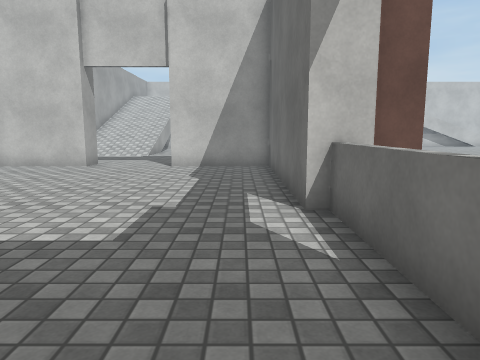
view 1 (above)

22 first-person views from a walk through a Unity game level. The camera is 1.2 m above the floor, tilts 8° down and sees 70° across. The floor is counted in squares, 1 m on a side. Each view is taken from the middle of a square. On the plan, view 1 faces up. The plan holds only what a view shows up to about 14 squares ahead; the rest is blank. The place goes on beyond the plan. The player character is not drawn. Surface patterns are stand-ins for the level's own textures.

view 2
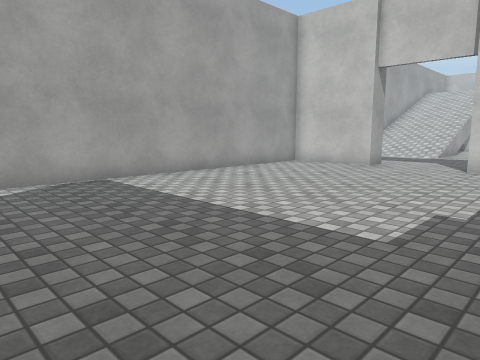

view 3
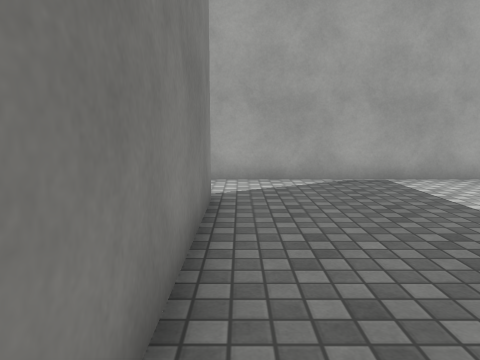

view 4
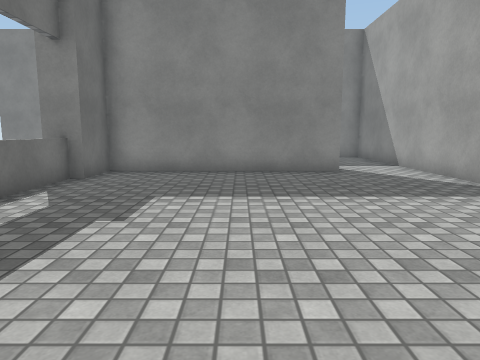

view 5
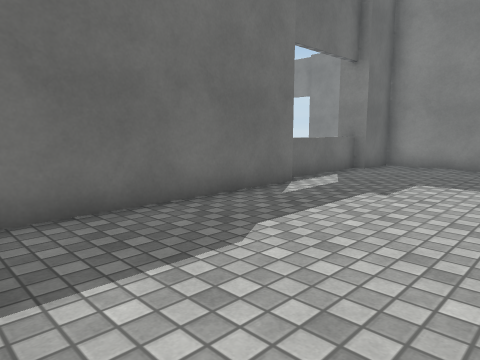

view 6
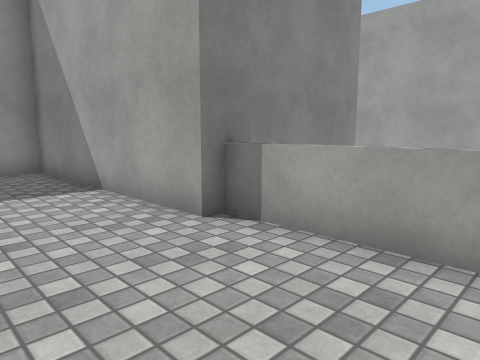

view 7
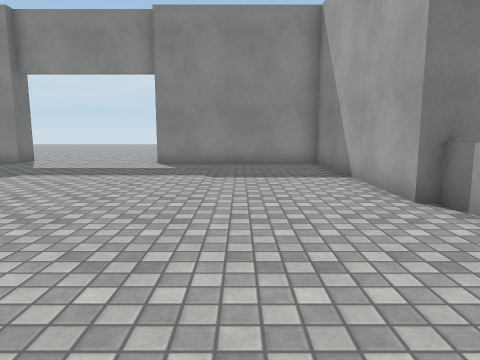

view 8
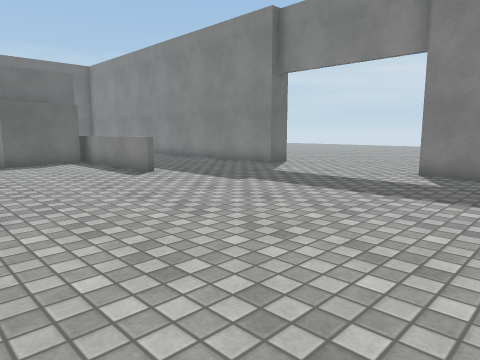

view 9
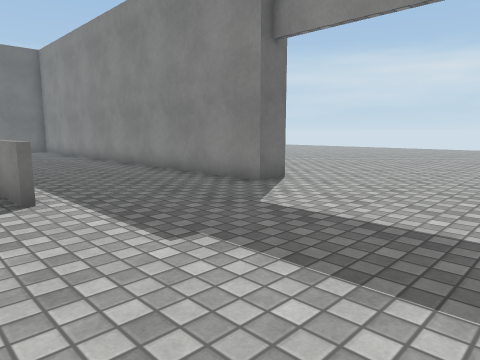

view 10
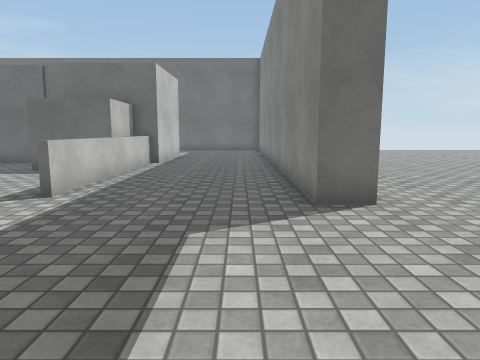

view 11
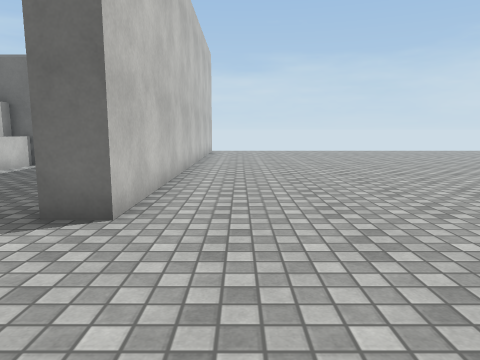

view 12
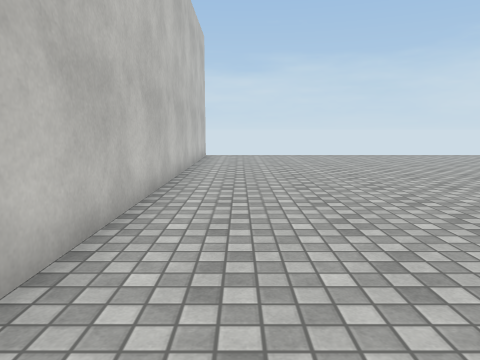

view 13
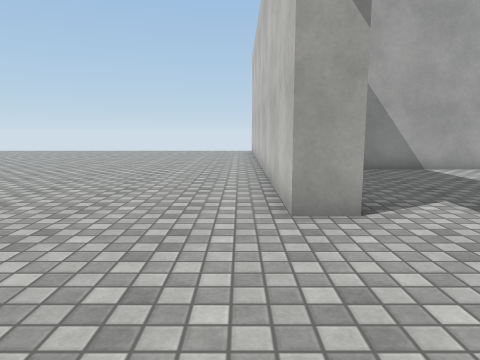

view 14
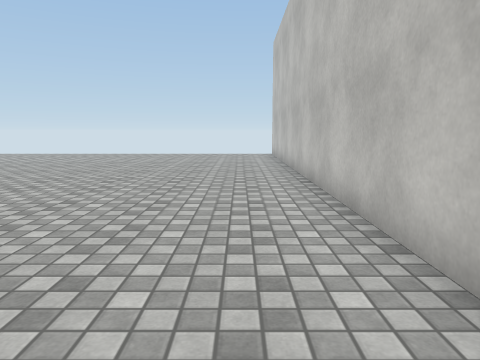

view 15
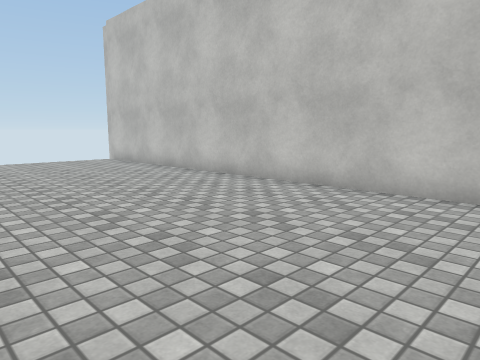

view 16
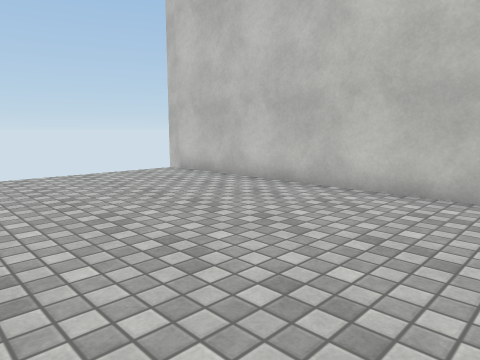

view 17
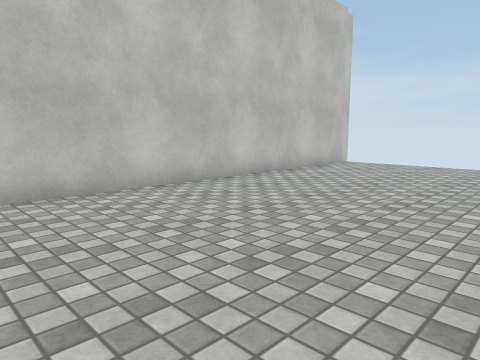

view 18
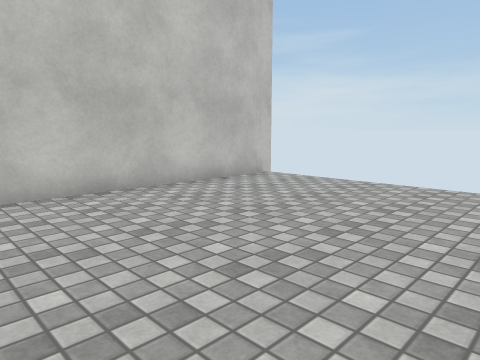

view 19
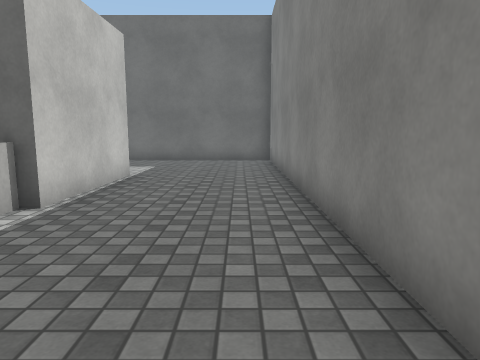

view 20
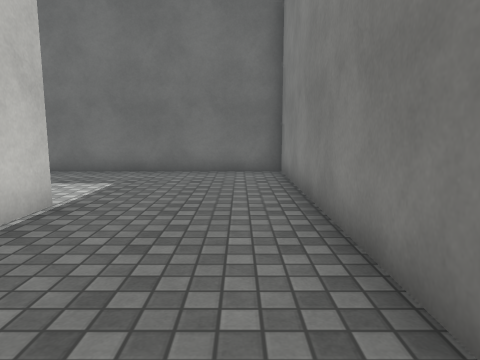

view 21
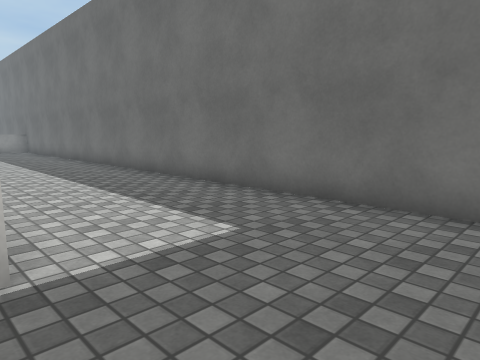

view 22
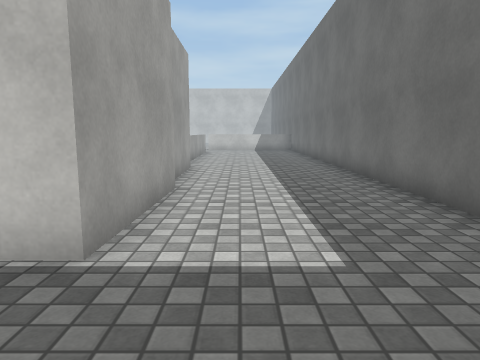

### Floor plan
Points are (right, up) in squares from view 1. A wall is a line through its corners. A room is listed if a view was taken in it or the views show most of it. See-through windows are left out.
Room 1 (views 1, 2, 3, 4)
walls: (1, 5.2) (1, 11.9) (-2.5, 11.9); (-6.1, -0.5) (1, -0.5) (1, 1.2); (-5.4, 11.9) (-8.4, 11.9); (-8.6, 11.5) (-8.6, -1.4)
low walls: (1.4, 1.1) (1.4, 5.2)
ways out: opening at (-3.5, 12.5) to room 2; opening at (-7.5, -1)
Room 2 (views 5, 6, 7, 8, 9, 10, 11, 12, 13, 14, 15, 16, 17, 18, 19, 20, 21, 22)
walls: (21.4, 3) (21.4, 4.3); (2.9, 5.4) (2, 5.4); (2.1, 5.2) (1, 5.2); (1, 1.2) (2, 1.2) (2, -6.3) (8.2, -6.3) (8.2, -7.3) (-8.8, -7.3); (25.3, 6.5) (25.4, 3.5); (25.6, 2.4) (25.5, -1.9) (21.3, -1.8) (21.3, -1.4); (-5.4, 13) (-5.4, 11.9); (30.5, -7.3) (13.6, -7.3) (13.6, -6.3) (30.4, -6.3) (30.4, 9.8)
low walls: (14.1, -1.3) (18.5, -1.3); (18.4, -1.5) (14.1, -1.5); (1.6, 4.5) (1.6, 1.1)
ways out: opening at (-3.5, 12.5) to room 1
objects: cube (19, -1) to (21, 1)

Where each view was taken, in squares from view 1:
view 1: 0 up, 0 right, facing up
view 2: 0 up, 0 right, facing up-left
view 3: 0 up, 0 right, facing left
view 4: 10 up, 3 left, facing down
view 5: 12 up, 4 left, facing down-right
view 6: 5 up, 5 right, facing down-left
view 7: 7 up, 5 right, facing down
view 8: 4 up, 5 right, facing down-right
view 9: 0 up, 8 right, facing down-right
view 10: 5 down, 8 right, facing right
view 11: 9 down, 9 right, facing right
view 12: 9 down, 13 right, facing right
view 13: 8 down, 13 right, facing left
view 14: 9 down, 10 right, facing left
view 15: 14 down, 6 right, facing up-left
view 16: 14 down, 1 right, facing up-left
view 17: 14 down, 18 right, facing up-right
view 18: 14 down, 23 right, facing up-right
view 19: 5 down, 16 right, facing right
view 20: 5 down, 20 right, facing right
view 21: 5 down, 25 right, facing up-right
view 22: 5 down, 27 right, facing up
